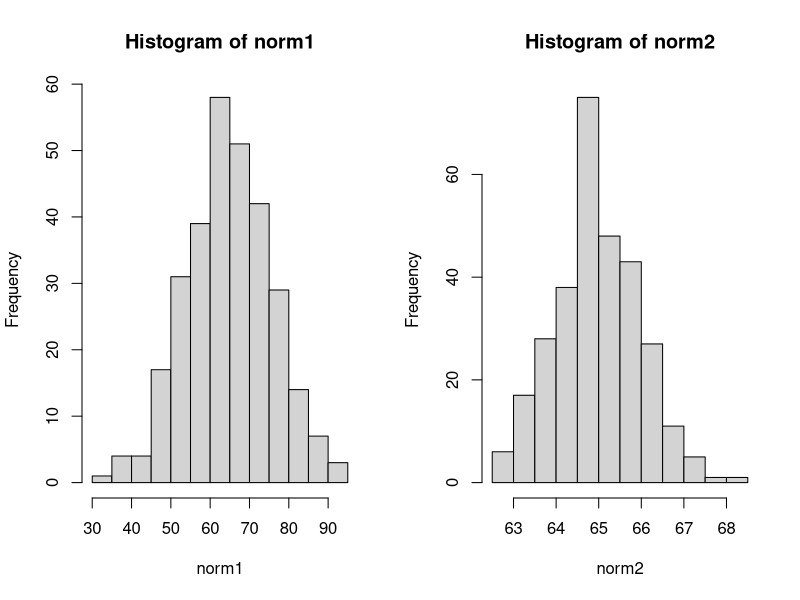

Here is the R script that generated this plot:
## ---- chunk 1
library(knitr)
set.seed(42)
n <- 300
## ---- chunk 2
norm1 <- rnorm(n, mean=65, sd=11) # Dėstytojo sprendiniuose irgi imta 11, o ne srqt(11)
head(norm1)
## ---- chunk 3
norm2 <- rnorm(n, mean=65, sd=1)
head(norm2)

desc_df <- function(df) {
  # Calculates descriptive statistics, returns data frame
  std <- function(x) sd(x) / sqrt(length(x))

  do.call(data.frame,
          list(
                mean = apply(df, 2, mean),
                median = apply(df, 2, median),
                std.deviation = apply(df, 2, sd),
                variance = apply(df, 2, var),
                min = apply(df, 2, min),
                max = apply(df, 2, max),
                s.e.mean = apply(df, 2, std),
                n = apply(df, 2, length)
              )
         )

}

kable(desc_df(data.frame(norm1=norm1, norm2=norm2)))

oldpar <- par(mfrow=c(1, 2))
hist(norm1)
hist(norm2)
par(oldpar)
## ---- chunk 4
eksp <- rexp(n, rate=1 / 65)
head(eksp)
tolyg <- runif(n, min=54, max=76)
head(tolyg)
ber <- rbinom(n, size=1, prob=0.4)
#    binominio a.d atvejis, kai size parametras lygus 1.
head(ber)
bin <- rbinom(n, size=10, prob=0.4)
#    size: number of trials (zero or more).
#    prob: probability of success on each trial.
head(bin)
puas <- rpois(n, lambda=65)
#    lambda: vector of (non-negative) means.
head(puas)
geom <- rgeom(n, prob=0.4) # Dėstytojas praleido šitą salygoje. L. p. parametrą.
#    prob: probability of success in each trial. '0 < prob <= 1'.
head(geom)
## ---- chunk 5
df_dist <- data.frame(
                        norm1=norm1,
                        norm2=norm2,
                        eksp=eksp,
                        tolyg=tolyg,
                        ber=ber,
                        bin=bin,
                        puas=puas,
                        geom=geom
                      )

comparisons <- do.call(data.frame, list(
                   empiric.mean = apply(df_dist, 2, mean),
                   empiric.var = apply(df_dist, 2, var),
                   theor.mean = c(65, 65, 65, (54+76)/2, 0.4, 0.4 * 10, 65, 1/0.4),
                   theor.var = c(
                                 121,
                                 1,
                                 65^2,
                                 1/12 * (76-54)^2,
                                 0.4 * (1-0.4),
                                 10 * 0.4 * (1-0.4),
                                 65,
                                 (1-0.4)/0.4^2
                                )
                ))
kable(comparisons)
